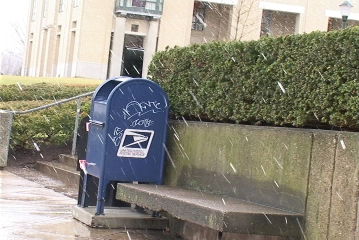
%> input picture algorithm2/snowybox_small.jpg, 359 x 240 px
$ octave second2.m   (GNU Octave 9; MATLAB toolbox functions it lacks are replaced by stand-ins)
%> lines starting %> are read from the running program, lines starting %| are printed output that depends on the picture
### 双边滤波/bfilter2.m

% BFILTER2 Two dimensional bilateral filtering.
%    This function implements 2-D bilateral filtering using
%    the method outlined in:
%
%       C. Tomasi and R. Manduchi. Bilateral Filtering for
%       Gray and Color Images. In Proceedings of the IEEE
%       International Conference on Computer Vision, 1998.
%
%    B = bfilter2(A,W,SIGMA) performs 2-D bilateral filtering
%    for the grayscale or color image A. A should be a double
%    precision matrix of size NxMx1 or NxMx3 (i.e., grayscale
%    or color images, respectively) with normalized values in
%    the closed interval [0,1]. The half-size of the Gaussian
%    bilateral filter window is defined by W. The standard
%    deviations of the bilateral filter are given by SIGMA,
%    where the spatial-domain standard deviation is given by
%    SIGMA(1) and the intensity-domain standard deviation is
%    given by SIGMA(2).
%
% Douglas R. Lanman, Brown University, September 2006.
% dlanman@brown.edu, http://mesh.brown.edu/dlanman


%%%%%%%%%%%%%%%%%%%%%%%%%%%%%%%%%%%%%%%%%%%%%%%%%%%%%%%%%%%%%
% Pre-process input and select appropriate filter.
function B = bfilter2(A,w,sigma)

% Verify that the input image exists and is valid.
if ~exist('A','var') || isempty(A)
   error('Input image A is undefined or invalid.');
end
if ~isfloat(A) || ~sum([1,3] == size(A,3)) || ...
      min(A(:)) < 0 || max(A(:)) > 1
   error(['Input image A must be a double precision ',...
          'matrix of size NxMx1 or NxMx3 on the closed ',...
          'interval [0,1].']);
end

% Verify bilateral filter window size.
if ~exist('w','var') || isempty(w) || ...
      numel(w) ~= 1 || w < 1
   w = 5;
end
w = ceil(w);

% Verify bilateral filter standard deviations.
if ~exist('sigma','var') || isempty(sigma) || ...
      numel(sigma) ~= 2 || sigma(1) <= 0 || sigma(2) <= 0
   sigma = [3 0.1];
end

% Apply either grayscale or color bilateral filtering.
if size(A,3) == 1
   B = bfltGray(A,w,sigma(1),sigma(2));
else
   B = bfltColor(A,w,sigma(1),sigma(2));
end


%%%%%%%%%%%%%%%%%%%%%%%%%%%%%%%%%%%%%%%%%%%%%%%%%%%%%%%%%%%%%
% Implements bilateral filtering for grayscale images.
function B = bfltGray(A,w,sigma_d,sigma_r)

% Pre-compute Gaussian distance weights.
[X,Y] = meshgrid(-w:w,-w:w);
G = exp(-(X.^2+Y.^2)/(2*sigma_d^2));

% Create waitbar.
h = waitbar(0,'Applying bilateral filter...');
set(h,'Name','Bilateral Filter Progress');

% Apply bilateral filter.
dim = size(A);
B = zeros(dim);
for i = 1:dim(1)
   for j = 1:dim(2)

         % Extract local region.
         iMin = max(i-w,1);
         iMax = min(i+w,dim(1));
         jMin = max(j-w,1);
         jMax = min(j+w,dim(2));
         I = A(iMin:iMax,jMin:jMax);

         % Compute Gaussian intensity weights.
         H = exp(-(I-A(i,j)).^2/(2*sigma_r^2));

         % Calculate bilateral filter response.
         F = H.*G((iMin:iMax)-i+w+1,(jMin:jMax)-j+w+1);
         B(i,j) = sum(F(:).*I(:))/sum(F(:));

   end
   waitbar(i/dim(1));
end

% Close waitbar.
close(h);


%%%%%%%%%%%%%%%%%%%%%%%%%%%%%%%%%%%%%%%%%%%%%%%%%%%%%%%%%%%%%
% Implements bilateral filter for color images.
% [585 lines left out: functions bfltColor, cartoon, colorspace, parse, alias, gettransform and 13 more, not called in this run]

### 导向滤波最终版/guidedfilter.m
function q = guidedfilter(I, p, r, eps)
%   GUIDEDFILTER   O(1) time implementation of guided filter.
%
%   - guidance image: I (should be a gray-scale/single channel image)
%   - filtering input image: p (should be a gray-scale/single channel image)
%   - local window radius: r
%   - regularization parameter: eps

[hei, wid] = size(I);
N = boxfilter(ones(hei, wid), r); % the size of each local patch; N=(2r+1)^2 except for boundary pixels.

mean_I = boxfilter(I, r) ./ N;
mean_p = boxfilter(p, r) ./ N;
mean_Ip = boxfilter(I.*p, r) ./ N;
cov_Ip = mean_Ip - mean_I .* mean_p; % this is the covariance of (I, p) in each local patch.

mean_II = boxfilter(I.*I, r) ./ N;
var_I = mean_II - mean_I .* mean_I;

a = cov_Ip ./ (var_I + eps); % Eqn. (5) in the paper;
b = mean_p - a .* mean_I; % Eqn. (6) in the paper;

mean_a = boxfilter(a, r) ./ N;
mean_b = boxfilter(b, r) ./ N;

q = mean_a .* I + mean_b; % Eqn. (8) in the paper;
end


function imDst = boxfilter(imSrc, r)

%   BOXFILTER   O(1) time box filtering using cumulative sum
%
%   - Definition imDst(x, y)=sum(sum(imSrc(x-r:x+r,y-r:y+r)));
%   - Running time independent of r;
%   - Equivalent to the function: colfilt(imSrc, [2*r+1, 2*r+1], 'sliding', @sum);
%   - But much faster.

[hei, wid] = size(imSrc);
imDst = zeros(size(imSrc));

%cumulative sum over Y axis
imCum = cumsum(imSrc, 1);
%difference over Y axis
imDst(1:r+1, :) = imCum(1+r:2*r+1, :);
imDst(r+2:hei-r, :) = imCum(2*r+2:hei, :) - imCum(1:hei-2*r-1, :);
imDst(hei-r+1:hei, :) = repmat(imCum(hei, :), [r, 1]) - imCum(hei-2*r:hei-r-1, :);

%cumulative sum over X axis
imCum = cumsum(imDst, 2);
%difference over Y axis
imDst(:, 1:r+1) = imCum(:, 1+r:2*r+1);
imDst(:, r+2:wid-r) = imCum(:, 2*r+2:wid) - imCum(:, 1:wid-2*r-1);
imDst(:, wid-r+1:wid) = repmat(imCum(:, wid), [1, r]) - imCum(:, wid-2*r:wid-r-1);
end

### algorithm2/second2.m
clc
clear
close all;

I= imread('snowybox_small.jpg');
%> I is the input picture: size 240x359x3 uint8; mean R, G, B 142.7, 139.1, 126.3
Itemp = double(I)/255;
I_R = Itemp(:,:,1);
I_G = Itemp(:,:,2);
I_B = Itemp(:,:,3);
%figure;
%imshow(rgb2gray(I));


w     = 1;       % bilateral filter half-width
sigma = [1 1]; % bilateral filter standard deviations

I_R = I_R+0.03*randn(size(I_R));
I_R(I_R<0) = 0; I_R(I_R>1) = 1;
%> after `I_R(I_R>1) = 1`: I_R: size 240x359 double; min 0.00262, max 1, mean 0.559
Ibf_R = bfilter2(I_R,w,sigma);


I_G = I_G+0.03*randn(size(I_G));
I_G(I_G<0) = 0; I_G(I_G>1) = 1;
%> after `I_G(I_G<0) = 0`: I_G: size 240x359 double; min 0, max 1.1, mean 0.546
%> after `I_G(I_G>1) = 1`: I_G: size 240x359 double; min 0, max 1, mean 0.545
Ibf_G = bfilter2(I_G,w,sigma);
%> call 2 of bfltGray, with w = 1, sigma_d = 1, sigma_r = 1
%> after the loop in bfltGray (call 2), `for i = 1:dim(1)`:
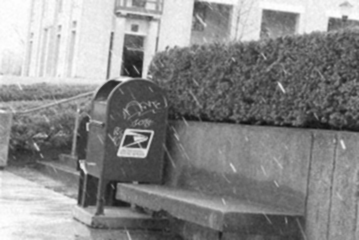
%> B: size 240x359 double; min 0.0547, max 1, mean 0.545

I_B= I_B+0.03*randn(size(I_B));
I_B(I_B<0) = 0; I_B(I_B>1) = 1;
%> after `I_B(I_B<0) = 0`: I_B: size 240x359 double; min 0, max 1.12, mean 0.495
%> after `I_B(I_B>1) = 1`: I_B: size 240x359 double; min 0, max 1, mean 0.495; mean of the top-left, top-right, bottom-left and bottom-right quarters 0.677, 0.398, 0.512, 0.395
Ibf_B = bfilter2(I_B,w,sigma);
%> call 3 of bfltGray, with w = 1, sigma_d = 1, sigma_r = 1
%> after the loop in bfltGray (call 3), `for i = 1:dim(1)`:
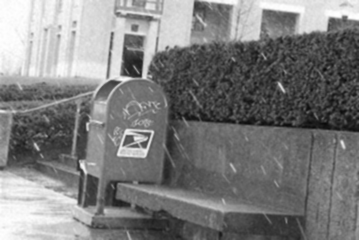
%> B: size 240x359 double; min 0.0396, max 1, mean 0.495

I_R_G  = abs(Ibf_R - Ibf_G);
I_G_B  = abs(Ibf_G -Ibf_B);
I_B_R  = abs(Ibf_B- Ibf_R);
Imean = (I_R_G + I_G_B + I_B_R)./3;


If = zeros(size(I_R));
[x,y] = size(If);
%> x = 240; y = 359
for i = 1:x
   for j = 1:y
       If(i,j) =max([I_R(i,j),I_G(i,j),I_B(i,j)]) - min([I_R(i,j),I_G(i,j),I_B(i,j)]);
   end
end

a = 0.2;
Iguidance = a.*Imean +(1-a).*If;
% [6 lines of commented-out code are left out]
r =8;
eps = 0.05^2;
q = zeros(size(I));


q(:, :, 1) = guidedfilter(Iguidance, Itemp(:, :, 1), r, eps);
%> in boxfilter, `imDst(:, wid-r+1:wid) = repmat(imCum(:, wid), [1, r]) - imCum(:, wid-2..`:
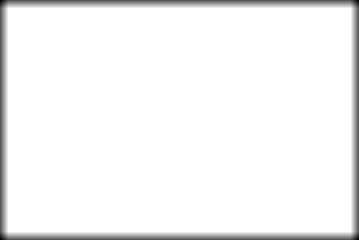
%> imDst: size 240x359 double; min 81, max 289, mean 280.6; drawn with min black and max white
%> in boxfilter (call 2), `imDst(hei-r+1:hei, :) = repmat(imCum(hei, :), [r, 1]) - imCum(hei-2*r:..`: imDst: size 240x359 double; min 0.102, max 4.28, mean 1.79
%> in boxfilter (call 2), `imDst(:, 1:r+1) = imCum(:, 1+r:2*r+1);`: imDst: size 240x359 double; min 0.102, max 62.63, mean 2.2
%> in boxfilter (call 2), `imDst(:, wid-r+1:wid) = repmat(imCum(:, wid), [1, r]) - imCum(:, wid-2..`: imDst: size 240x359 double; min 1.79, max 64.54, mean 30.1
%> in guidedfilter, `mean_I = boxfilter(I, r) ./ N;`:
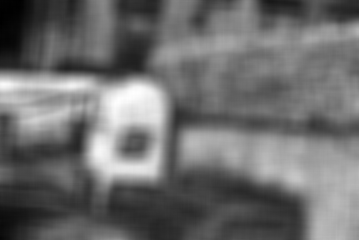
%> mean_I: size 240x359 double; min 0.0191, max 0.223, mean 0.107; drawn with min black and max white
%> call 3 of boxfilter, with r = 8
%> in boxfilter (call 3), `imDst(hei-r+1:hei, :) = repmat(imCum(hei, :), [r, 1]) - imCum(hei-2*r:..`: imDst: size 240x359 double; min 1.65, max 17, mean 9.29
%> in boxfilter (call 3), `imDst(:, 1:r+1) = imCum(:, 1+r:2*r+1);`:
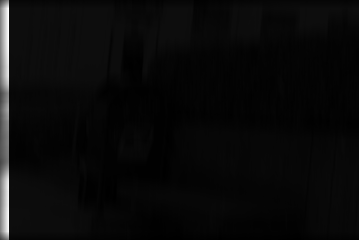
%> imDst: size 240x359 double; min 1.65, max 289, mean 13.4; drawn with min black and max white
%> in boxfilter (call 3), `imDst(:, wid-r+1:wid) = repmat(imCum(:, wid), [1, r]) - imCum(:, wid-2..`:
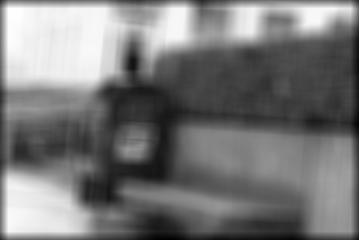
%> imDst: size 240x359 double; min 35.47, max 289, mean 155.7; drawn with min black and max white
%> call 4 of boxfilter, with r = 8
%> in boxfilter (call 4), `imCum = cumsum(imSrc, 1);`:
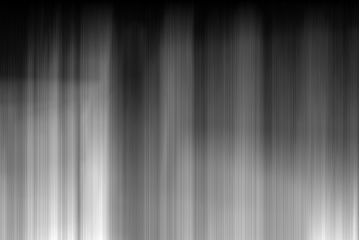
%> imCum: size 240x359 double; min 0.0009, max 18.94, mean 7.32; drawn with min black and max white
q(:, :, 2) = guidedfilter(Iguidance, Itemp(:, :, 2), r, eps);
q(:, :, 3) = guidedfilter(Iguidance, Itemp(:, :, 3), r, eps);
figure();
imshow(Itemp);
figure;
imshow(Imean);
figure;
imshow(If);
figure;
imshow(Iguidance);
figure;
imshow(q);
